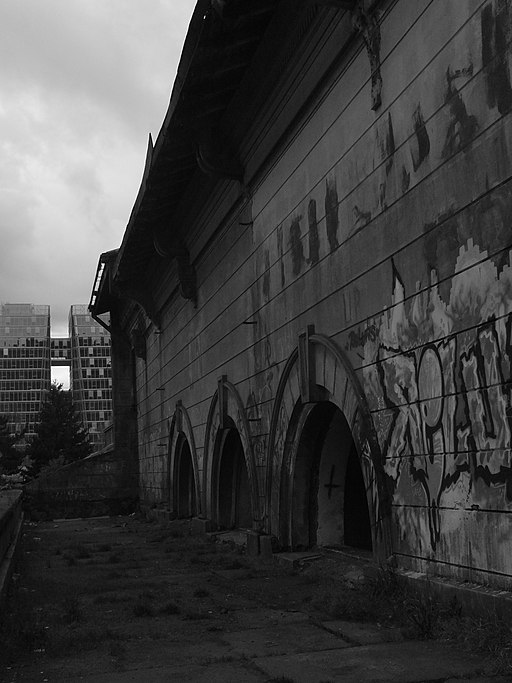
#> input picture تمرین1/supplement/sample_1.jpg, 512 x 683 px
$ python Q3.py
#> lines starting #> are read from the running program, lines starting #| are printed output that depends on the picture
import os
import cv2
import matplotlib.pyplot as plt
from scipy import stats
import seaborn as sns
import numpy as np


sample1 = cv2.imread("../supplement/sample_1.jpg",cv2.IMREAD_UNCHANGED)
#> sample1 is the input picture: shape (683, 512); min 0, max 255, mean 63.8
sample2 = cv2.imread("../supplement/sample_2.jpg",cv2.IMREAD_UNCHANGED)
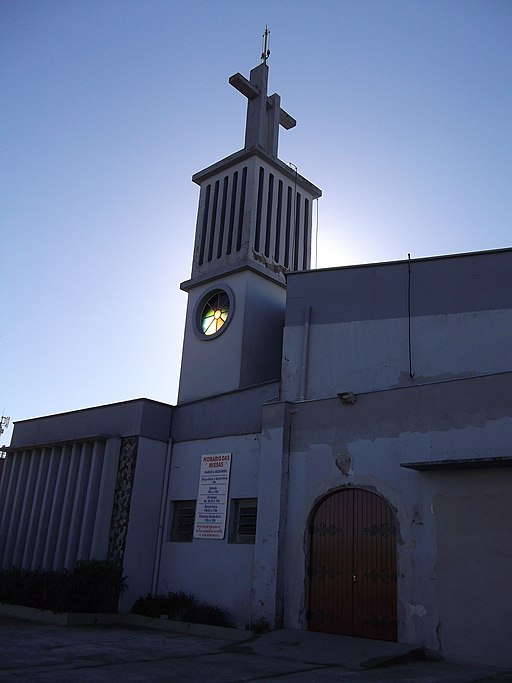
#> input picture تمرین1/supplement/sample_2.jpg, 512 x 683 px
#> sample2 is the input picture: shape (683, 512, 3); mean B, G, R 127, 100, 89.4
sample1 = cv2.cvtColor(sample1, cv2.COLOR_BGR2RGB)
sample2 = cv2.cvtColor(sample2, cv2.COLOR_BGR2RGB)
# plt.imshow(sample2,cmap='gray')
# plt.show()


# axes[0].set_title(bulbasaur.name)


def adjust_gamma(image, gamma=1.0):
	# build a lookup table mapping the pixel values [0, 255] to
	# their adjusted gamma values
    invGamma = 1.0 / gamma
    table = np.array([((i / 255.0) ** invGamma) * 255
		for i in np.arange(0, 256)]).astype("uint8")
	# apply gamma correction using the lookup table
    return cv2.LUT(image, table)


def make_gamma_img(img,name):
#> called with name = 'sample1'
    img = cv2.cvtColor(img, cv2.COLOR_BGR2RGB)
    for gamma in np.arange(0.0, 3.5, 0.5):
        gamma = gamma if gamma > 0 else 0.1
        adjusted = adjust_gamma(img, gamma=gamma)
        cv2.putText(adjusted, "g={}".format(gamma), (10, 30),cv2.FONT_HERSHEY_SIMPLEX, 0.8, (0, 0, 255), 3)
        im =  np.hstack([img, adjusted])
        cv2.imshow("Images",im)
        cv2.waitKey(0)
        cv2.imwrite(name+'_gamma-'+str(gamma)+'.jpg', im)
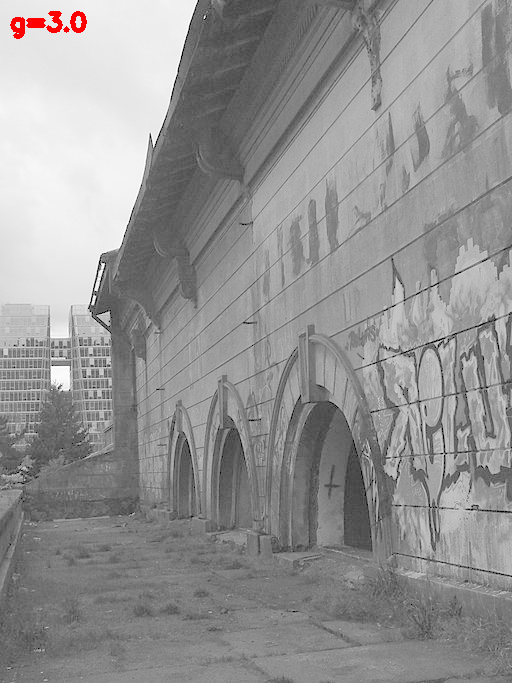
#> adjusted: shape (683, 512, 3); mean B, G, R 146.8, 146.8, 147.4


make_gamma_img(sample1,'sample1')
make_gamma_img(sample2,'sample2')
#> call 2 of make_gamma_img, with name = 'sample2'
#> the loop in make_gamma_img (call 2), `for gamma in np.arange(0.0, 3.5, 0.5):` made 7 passes
#> pass 1, in make_gamma_img (call 2), `im =  np.hstack([img, adjusted])`:
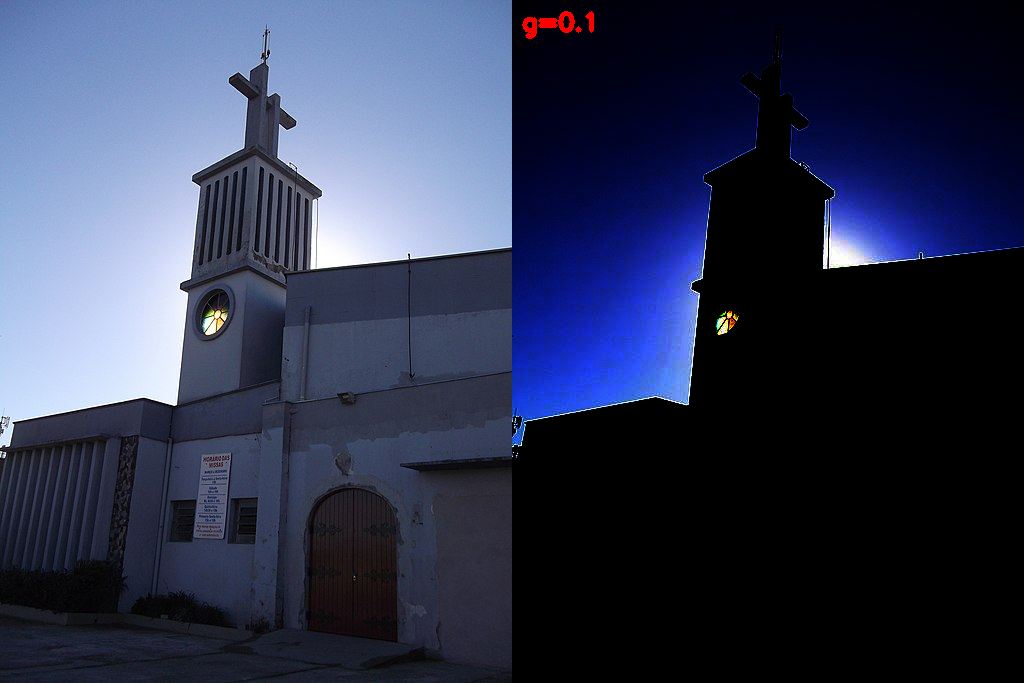
#> im: shape (683, 1024, 3); mean B, G, R 80.5, 54.4, 47.6
#> after the loop in make_gamma_img (call 2), `for gamma in np.arange(0.0, 3.5, 0.5):`:
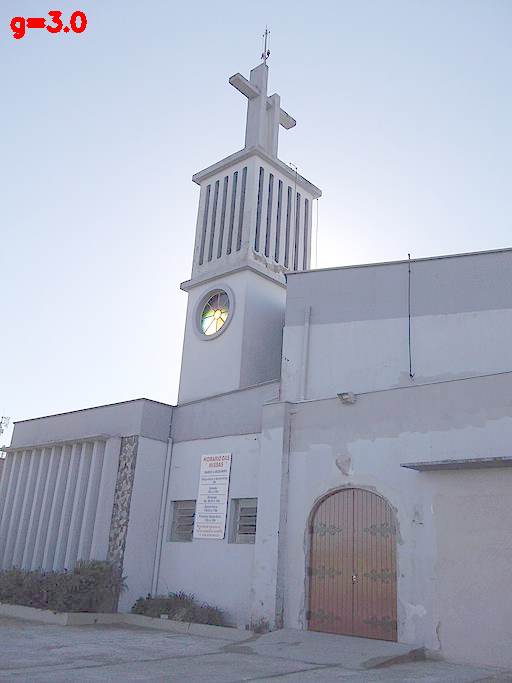
#> adjusted: shape (683, 512, 3); mean B, G, R 189.7, 173.4, 168.2


sample1_adjusted = adjust_gamma(sample1, gamma=1.5)
#> in adjust_gamma (call 15), `return cv2.LUT(image, table)`:
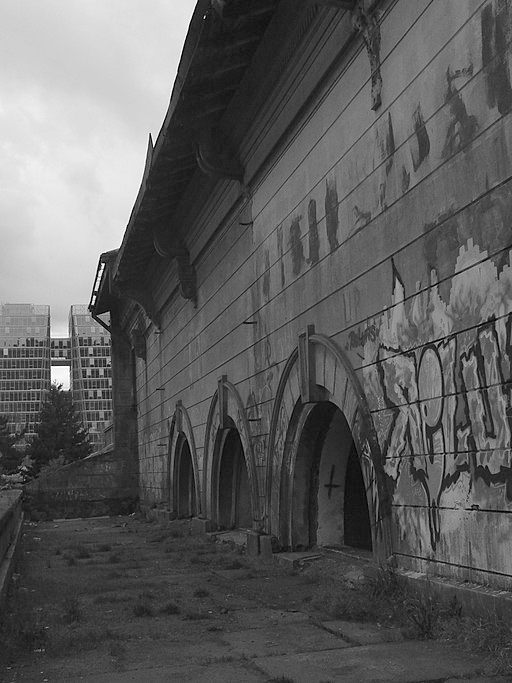
#> returned value: shape (683, 512, 3); min 0, max 255, mean 92.8
sample2_adjusted = adjust_gamma(sample2, gamma=2.0)
#> in adjust_gamma (call 16), `return cv2.LUT(image, table)`:
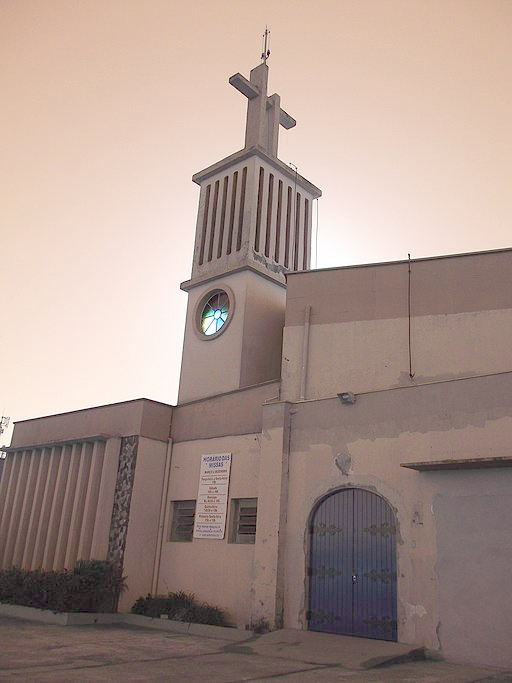
#> returned value: shape (683, 512, 3); mean of channels 0, 1, 2 140.2, 147.9, 168.5; drawn as B, G, R


print(sample1.shape ,sample2.shape )   # (683, 512, 3) (683, 512, 3)
#| (683, 512, 3) (683, 512, 3)

fig, subplt = plt.subplots(4,4,figsize=(16,5))

for i in range(0,4):
    if i==0 :
        img = sample1
    if i==1 :
        img = sample2
    if i==2 :
        img = sample1_adjusted
    if i==3 :
        img = sample2_adjusted

    subplt[i][0].imshow(img)
    subplt[i][0].set_title("org image")

    plt.subplot(4,4,(i+1)*4 - 2)
    hist1 = cv2.calcHist([img],[0],None,[256],[0,256])
    plt.bar(range(256),hist1[:,0])
    subplt[i][1].set_title("R ")

    plt.subplot(4,4,(i+1)*4 - 1 )
    hist1 = cv2.calcHist([img],[1],None,[256],[0,256])
    plt.bar(range(256),hist1[:,0])
    subplt[i][2].set_title("G ")

    plt.subplot(4,4,(i+1)*4)
    hist1 = cv2.calcHist([img],[2],None,[256],[0,256])
    plt.bar(range(256),hist1[:,0])
    subplt[i][3].set_title("B ")


plt.show()
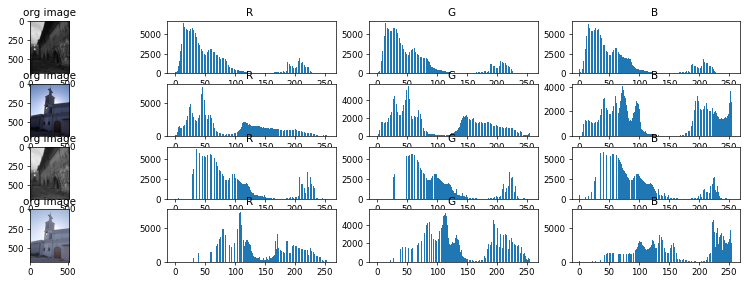
#> figure drawn by matplotlib, 16 panels; panel 2: tallest bar 6327 high, from x = 13.6 to 14.4; panel 3: tallest bar 6327 high, from x = 13.6 to 14.4; panel 4: tallest bar 6327 high, from x = 13.6 to 14.4; panel 6: tallest bar 7466 high, from x = 46.6 to 47.4
fig.savefig('Q3__full_figure.png')
